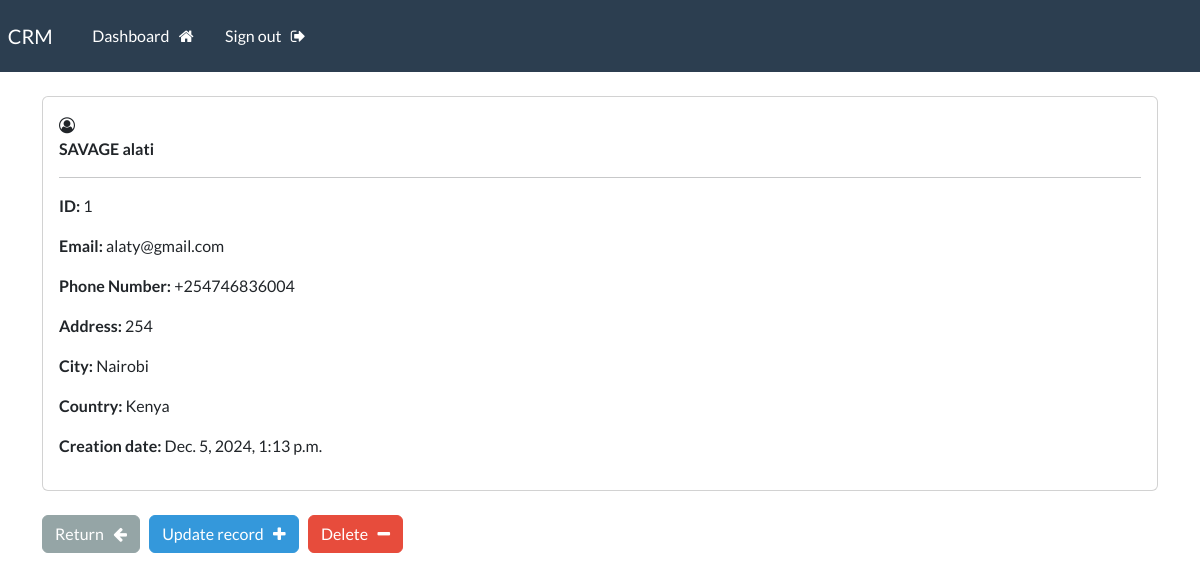
The page /record/1 (signed in) on the database its author committed.
### main/models.py (models this page shows, shortened)
class Record (models.Model):
    creation_date =models.DateTimeField(auto_now_add=True)
    first_name = models.CharField(max_length=20)
    last_name = models.CharField(max_length=20)
    email = models.EmailField(max_length=255)
    phone = models.CharField(max_length=20)
    address = models.CharField(max_length=255)
    city = models.CharField(max_length=255)
    country = models.CharField(max_length=255)

### main/views.py (the view)
# urls.py: path('record/<int:pk>', views.singular_record, name='record'),
@login_required(login_url='my-login')
def singular_record(request, pk):
    all_records = Record.objects.get(id=pk)
    context = {'record': all_records}
    return render(request, 'view-record.html', context=context)

### templates/view-record.html (shortened to what this page needs)
{% extends 'base.html' %}
{% block content %}
    <div class="card">
    <div class="card-body">
        <i class="fa fa-user-circle-o" aria-hidden="true"></i> &nbsp;
        <strong>
        <br>
        {{ record.last_name|upper }}
        {{ record.first_name }}
    </strong>
        <hr>
        <p> <strong> ID: </strong> {{ record.id }}</p>
        <p> <strong> Email: </strong> {{ record.email }}</p>
        <p> <strong> Phone Number: </strong> {{ record.phone }}</p>
        <p> <strong> Address: </strong> {{ record.address }}</p>
        <p> <strong> City: </strong> {{ record.city }}</p>
        <p> <strong> Country: </strong> {{ record.country }}</p>
        <p> <strong> Creation date: </strong> {{ record.creation_date }}</p>
    </div>
    </div>
    <br>
    <a href="{% url 'dashboard' %}" class="btn btn-secondary">Return &nbsp; <i class="fa fa-arrow-left" aria-hidden="true"></i> </a>
    <a href="{% url 'update-record' record.id %}" class="btn btn-info">Update record &nbsp; <i class="fa fa-plus" aria-hidden="true"></i></a>
    <a href="{% url 'delete-record' record.id %}" class="btn btn-danger">Delete &nbsp; <i class="fa fa-minus" aria-hidden="true"></i></a>
{% endblock %}

### rows shown on the page
Record: last_name "SAVAGE", first_name "alati", id "1", email "alaty@gmail.com", phone "+254746836004", address "254", city "Nairobi", country "Kenya", creation_date "Dec. 5, 2024, 1:13 p.m."
